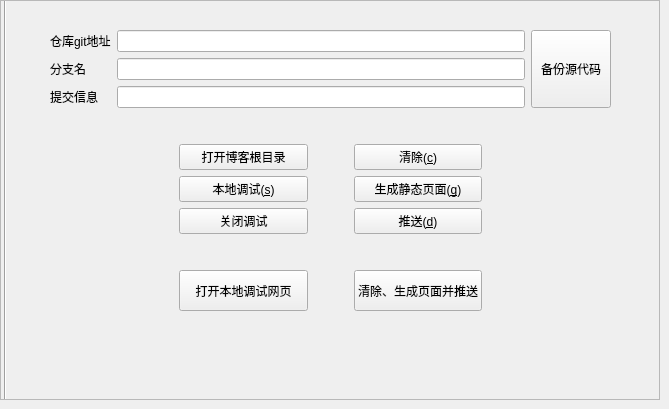
     <widget class="QWidget" name="page_hexo">
      <property name="minimumSize">
       <size>
        <width>656</width>
        <height>400</height>
       </size>
      </property>
      <widget class="Line" name="line_4">
       <property name="geometry">
        <rect>
         <x>0</x>
         <y>0</y>
         <width>10</width>
         <height>400</height>
        </rect>
       </property>
       <property name="orientation">
        <enum>Qt::Vertical</enum>
       </property>
      </widget>
      <widget class="QFrame" name="frame_2">
       <property name="geometry">
        <rect>
         <x>0</x>
         <y>0</y>
         <width>660</width>
         <height>400</height>
        </rect>
       </property>
       <property name="sizePolicy">
        <sizepolicy hsizetype="Expanding" vsizetype="Expanding">
         <horstretch>0</horstretch>
         <verstretch>0</verstretch>
        </sizepolicy>
       </property>
       <property name="frameShape">
        <enum>QFrame::StyledPanel</enum>
       </property>
       <property name="frameShadow">
        <enum>QFrame::Raised</enum>
       </property>
       <widget class="QWidget" name="layoutWidget">
        <property name="geometry">
         <rect>
          <x>50</x>
          <y>30</y>
          <width>561</width>
          <height>281</height>
         </rect>
        </property>
        <layout class="QVBoxLayout" name="verticalLayout_15">
         <item>
          <layout class="QHBoxLayout" name="horizontalLayout_5">
           <item>
            <layout class="QFormLayout" name="formLayout_2">
             <item row="0" column="0">
              <widget class="QLabel" name="label_4">
               <property name="text">
                <string>仓库git地址</string>
               </property>
              </widget>
             </item>
             <item row="0" column="1">
              <widget class="QLineEdit" name="lineEdit_git_path"/>
             </item>
             <item row="1" column="0">
              <widget class="QLabel" name="label_6">
               <property name="text">
                <string>分支名</string>
               </property>
              </widget>
             </item>
             <item row="1" column="1">
              <widget class="QLineEdit" name="lineEdit_branch"/>
             </item>
             <item row="2" column="0">
              <widget class="QLabel" name="label_9">
               <property name="text">
                <string>提交信息</string>
               </property>
              </widget>
             </item>
             <item row="2" column="1">
              <widget class="QLineEdit" name="lineEdit_message"/>
             </item>
            </layout>
           </item>
           <item>
            <widget class="QPushButton" name="pushButton_back_up">
             <property name="sizePolicy">
              <sizepolicy hsizetype="Fixed" vsizetype="Preferred">
               <horstretch>0</horstretch>
               <verstretch>0</verstretch>
              </sizepolicy>
             </property>
             <property name="text">
              <string>备份源代码</string>
             </property>
            </widget>
           </item>
          </layout>
         </item>
         <item>
          <spacer name="verticalSpacer_4">
           <property name="orientation">
            <enum>Qt::Vertical</enum>
           </property>
           <property name="sizeType">
            <enum>QSizePolicy::Fixed</enum>
           </property>
           <property name="sizeHint" stdset="0">
            <size>
             <width>20</width>
             <height>30</height>
            </size>
           </property>
          </spacer>
         </item>
         <item>
          <layout class="QVBoxLayout" name="verticalLayout_12">
           <item>
            <layout class="QHBoxLayout" name="horizontalLayout_4">
             <item>
              <spacer name="horizontalSpacer_3">
               <property name="orientation">
                <enum>Qt::Horizontal</enum>
               </property>
               <property name="sizeHint" stdset="0">
                <size>
                 <width>40</width>
                 <height>20</height>
                </size>
               </property>
              </spacer>
             </item>
             <item>
              <layout class="QVBoxLayout" name="verticalLayout_10">
               <item>
                <widget class="QPushButton" name="pushButton_open_blog">
                 <property name="sizePolicy">
                  <sizepolicy hsizetype="Expanding" vsizetype="Expanding">
                   <horstretch>0</horstretch>
                   <verstretch>0</verstretch>
                  </sizepolicy>
                 </property>
                 <property name="text">
                  <string>打开博客根目录</string>
                 </property>
                </widget>
               </item>
               <item>
                <widget class="QPushButton" name="pushButton_server">
                 <property name="sizePolicy">
                  <sizepolicy hsizetype="Expanding" vsizetype="Expanding">
                   <horstretch>2</horstretch>
                   <verstretch>0</verstretch>
                  </sizepolicy>
                 </property>
                 <property name="text">
                  <string>本地调试(&amp;s)</string>
                 </property>
                </widget>
               </item>
               <item>
                <widget class="QPushButton" name="pushButton_server_close">
                 <property name="sizePolicy">
                  <sizepolicy hsizetype="Expanding" vsizetype="Expanding">
                   <horstretch>2</horstretch>
                   <verstretch>0</verstretch>
                  </sizepolicy>
                 </property>
                 <property name="text">
                  <string>关闭调试</string>
                 </property>
                </widget>
               </item>
              </layout>
             </item>
             <item>
              <spacer name="horizontalSpacer_2">
               <property name="orientation">
                <enum>Qt::Horizontal</enum>
               </property>
               <property name="sizeType">
                <enum>QSizePolicy::Fixed</enum>
               </property>
               <property name="sizeHint" stdset="0">
                <size>
                 <width>40</width>
                 <height>20</height>
                </size>
               </property>
              </spacer>
             </item>
             <item>
              <layout class="QVBoxLayout" name="verticalLayout_11">
               <item>
                <widget class="QPushButton" name="pushButton_clean">
                 <property name="sizePolicy">
                  <sizepolicy hsizetype="Expanding" vsizetype="Expanding">
                   <horstretch>2</horstretch>
                   <verstretch>0</verstretch>
                  </sizepolicy>
                 </property>
                 <property name="text">
                  <string>清除(&amp;c)</string>
                 </property>
                </widget>
               </item>
               <item>
                <widget class="QPushButton" name="pushButton_generate">
                 <property name="sizePolicy">
                  <sizepolicy hsizetype="Expanding" vsizetype="Expanding">
                   <horstretch>2</horstretch>
                   <verstretch>0</verstretch>
                  </sizepolicy>
                 </property>
                 <property name="text">
                  <string>生成静态页面(&amp;g)</string>
                 </property>
                </widget>
               </item>
               <item>
                <widget class="QPushButton" name="pushButton_deploy">
                 <property name="sizePolicy">
                  <sizepolicy hsizetype="Expanding" vsizetype="Expanding">
                   <horstretch>2</horstretch>
                   <verstretch>0</verstretch>
                  </sizepolicy>
                 </property>
                 <property name="text">
                  <string>推送(&amp;d)</string>
                 </property>
                </widget>
               </item>
              </layout>
             </item>
             <item>
              <spacer name="horizontalSpacer_4">
               <property name="orientation">
                <enum>Qt::Horizontal</enum>
               </property>
               <property name="sizeHint" stdset="0">
                <size>
                 <width>40</width>
                 <height>20</height>
                </size>
               </property>
              </spacer>
             </item>
            </layout>
           </item>
           <item>
            <spacer name="verticalSpacer_3">
             <property name="orientation">
              <enum>Qt::Vertical</enum>
             </property>
             <property name="sizeType">
              <enum>QSizePolicy::Fixed</enum>
             </property>
             <property name="sizeHint" stdset="0">
              <size>
               <width>20</width>
               <height>30</height>
              </size>
             </property>
            </spacer>
           </item>
           <item>
            <layout class="QHBoxLayout" name="horizontalLayout_7">
             <item>
              <spacer name="horizontalSpacer_5">
               <property name="orientation">
                <enum>Qt::Horizontal</enum>
               </property>
               <property name="sizeHint" stdset="0">
                <size>
                 <width>40</width>
                 <height>20</height>
                </size>
               </property>
              </spacer>
             </item>
             <item>
              <widget class="QPushButton" name="pushButton_open_server">
               <property name="sizePolicy">
                <sizepolicy hsizetype="Expanding" vsizetype="Expanding">
                 <horstretch>0</horstretch>
                 <verstretch>0</verstretch>
                </sizepolicy>
               </property>
               <property name="text">
                <string>打开本地调试网页</string>
               </property>
              </widget>
             </item>
             <item>
              <spacer name="horizontalSpacer_7">
               <property name="orientation">
                <enum>Qt::Horizontal</enum>
               </property>
               <property name="sizeType">
                <enum>QSizePolicy::Fixed</enum>
               </property>
               <property name="sizeHint" stdset="0">
                <size>
                 <width>40</width>
                 <height>20</height>
                </size>
               </property>
              </spacer>
             </item>
             <item>
              <widget class="QPushButton" name="pushButton_c_g_d">
               <property name="sizePolicy">
                <sizepolicy hsizetype="Expanding" vsizetype="Expanding">
                 <horstretch>0</horstretch>
                 <verstretch>0</verstretch>
                </sizepolicy>
               </property>
               <property name="text">
                <string>清除、生成页面并推送</string>
               </property>
              </widget>
             </item>
             <item>
              <spacer name="horizontalSpacer_6">
               <property name="orientation">
                <enum>Qt::Horizontal</enum>
               </property>
               <property name="sizeHint" stdset="0">
                <size>
                 <width>40</width>
                 <height>20</height>
                </size>
               </property>
              </spacer>
             </item>
            </layout>
           </item>
          </layout>
         </item>
        </layout>
       </widget>
      </widget>
     </widget>
